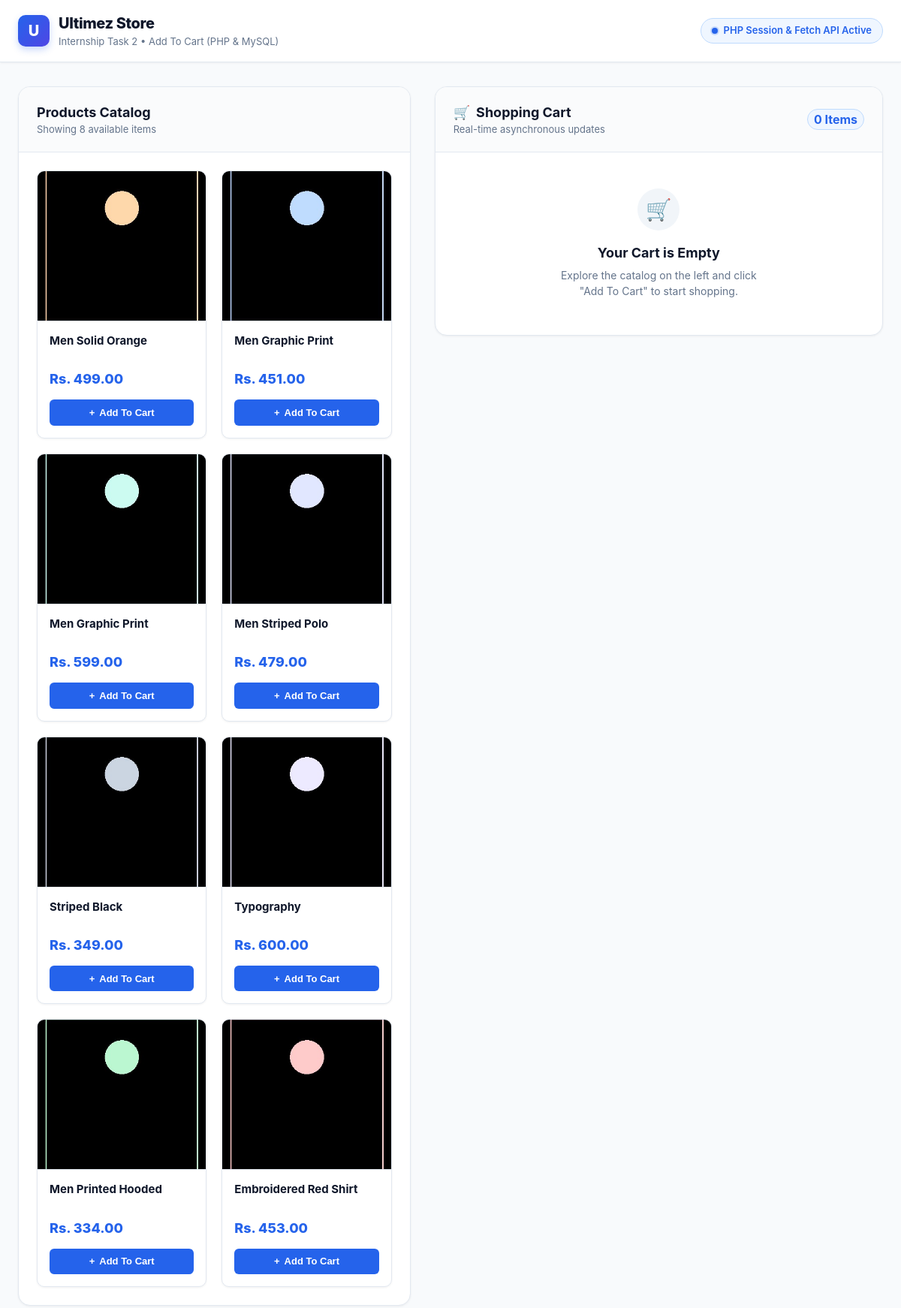
The page / on the database its author committed.
### tables this page shows
CREATE TABLE `tbl_products` (
  `id` INT(11) NOT NULL AUTO_INCREMENT,
  `product_name` VARCHAR(255) NOT NULL,
  `product_price` DECIMAL(22,2) NOT NULL,
  `product_image` VARCHAR(255) NOT NULL,
  PRIMARY KEY (`id`)
);

### index.php (the view, shortened to what this page needs)
<?php
$products = [];
try {
    $pdo = getDbConnection();
    $stmt = $pdo->query("SELECT id, product_name, product_price, product_image FROM tbl_products ORDER BY id ASC");
    $products = $stmt->fetchAll();
} catch (Exception $e) {
    $dbError = $e->getMessage();
    $products = [
        ['id' => 1, 'product_name' => 'Men Solid Orange', 'product_price' => 499.00, 'product_image' => 'image1.jpeg'],
        ['id' => 2, 'product_name' => 'Men Graphic Print', 'product_price' => 451.00, 'product_image' => 'image2.jpeg'],
        ['id' => 3, 'product_name' => 'Men Graphic Print', 'product_price' => 599.00, 'product_image' => 'image3.jpeg'],
        ['id' => 4, 'product_name' => 'Men Striped Polo', 'product_price' => 479.00, 'product_image' => 'image4.jpeg'],
        ['id' => 5, 'product_name' => 'Striped Black', 'product_price' => 349.00, 'product_image' => 'image5.jpeg'],
        ['id' => 6, 'product_name' => 'Typography', 'product_price' => 600.00, 'product_image' => 'image6.jpeg'],
        ['id' => 7, 'product_name' => 'Men Printed Hooded', 'product_price' => 334.00, 'product_image' => 'image7.jpeg'],
        ['id' => 8, 'product_name' => 'Embroidered Red Shirt', 'product_price' => 453.00, 'product_image' => 'image8.jpeg'],
    ];
}
$sessionCart = $_SESSION['cart'] ?? [];
$totalItemsCount = 0;
$isCartEmpty = empty($sessionCart);
?>
<!DOCTYPE html>
<html lang="en">
<head>
    <link rel="stylesheet" href="assets/css/style.css">
</head>
<body>
    <header class="app-header">
        <div class="header-container">
            <div class="brand-wrapper">
                <div class="brand-logo">U</div>
                <div>
                    <h1 class="brand-title">Ultimez Store</h1>
                    <p class="brand-subtitle">Internship Task 2 &bull; Add To Cart (PHP &amp; MySQL)</p>
                </div>
            </div>
            <div class="header-badge">
                <span class="dot"></span>
                <span>PHP Session &amp; Fetch API Active</span>
            </div>
        </div>
    </header>
    <main class="main-wrapper">
        <div class="content-grid">
            <section class="section-card">
                <div class="section-header">
                    <div>
                        <h2 class="section-title">Products Catalog</h2>
                        <p class="section-subtitle">Showing <?= count($products) ?> available items</p>
                    </div>
                </div>
                <div class="products-grid">
                    <?php foreach ($products as $p): ?>
                        <article class="product-item">
                            <div class="product-img-box">
                                <img
                                    src="assets/images/<?= htmlspecialchars($p['product_image']) ?>"
                                    alt="<?= htmlspecialchars($p['product_name']) ?>"
                                    class="product-img"
                                    loading="lazy"
                                    onerror="this.src='https://via.placeholder.com/300?text=Product+<?= $p['id'] ?>'"
                                >
                            </div>
                            <div class="product-info">
                                <h3 class="product-name" title="<?= htmlspecialchars($p['product_name']) ?>">
                                    <?= htmlspecialchars($p['product_name']) ?>
                                </h3>
                                <div class="product-price">
                                    Rs. <?= number_format((float)$p['product_price'], 2) ?>
                                </div>
                                <button
                                    type="button"
                                    class="btn-add"
                                    data-product-id="<?= (int)$p['id'] ?>"
                                    aria-label="Add <?= htmlspecialchars($p['product_name']) ?> to cart"
                                >
                                    <span>&#43;</span> Add To Cart
                                </button>
                            </div>
                        </article>
                    <?php endforeach; ?>
                </div>
            </section>
            <aside class="cart-column">
                <section class="section-card">
                    <div class="section-header">
                        <div>
                            <h2 class="section-title">
                                <span>🛒</span> Shopping Cart
                            </h2>
                            <p class="section-subtitle">Real-time asynchronous updates</p>
                        </div>
                        <span class="cart-qty-badge" id="cartCountBadge">
                            <?= $totalItemsCount ?> Item<?= $totalItemsCount !== 1 ? 's' : '' ?>
                        </span>
                    </div>
                    <div class="cart-empty-view" id="cartEmptyView" style="<?= !$isCartEmpty ? 'display:none;' : '' ?>">
                        <div class="cart-empty-icon">🛒</div>
                        <h3 class="cart-empty-title">Your Cart is Empty</h3>
                        <p class="cart-empty-desc">Explore the catalog on the left and click "Add To Cart" to start shopping.</p>
                    </div>
                </section>
            </aside>
        </div>
    </main>
</body>
</html>

### rows shown on the page
tbl_products: product_image (picture), product_name "Men Solid Orange", product_price "499.00"
tbl_products: product_image (picture), product_name "Men Graphic Print", product_price "451.00"
tbl_products: product_image (picture), product_name "Men Graphic Print", product_price "599.00"
tbl_products: product_image (picture), product_name "Men Striped Polo", product_price "479.00"
tbl_products: product_image (picture), product_name "Striped Black", product_price "349.00"
tbl_products: product_image (picture), product_name "Typography", product_price "600.00"
tbl_products: product_image (picture), product_name "Men Printed Hooded", product_price "334.00"
tbl_products: product_image (picture), product_name "Embroidered Red Shirt", product_price "453.00"

### other values the page prints
count($products) "8"
$totalItemsCount "0"
